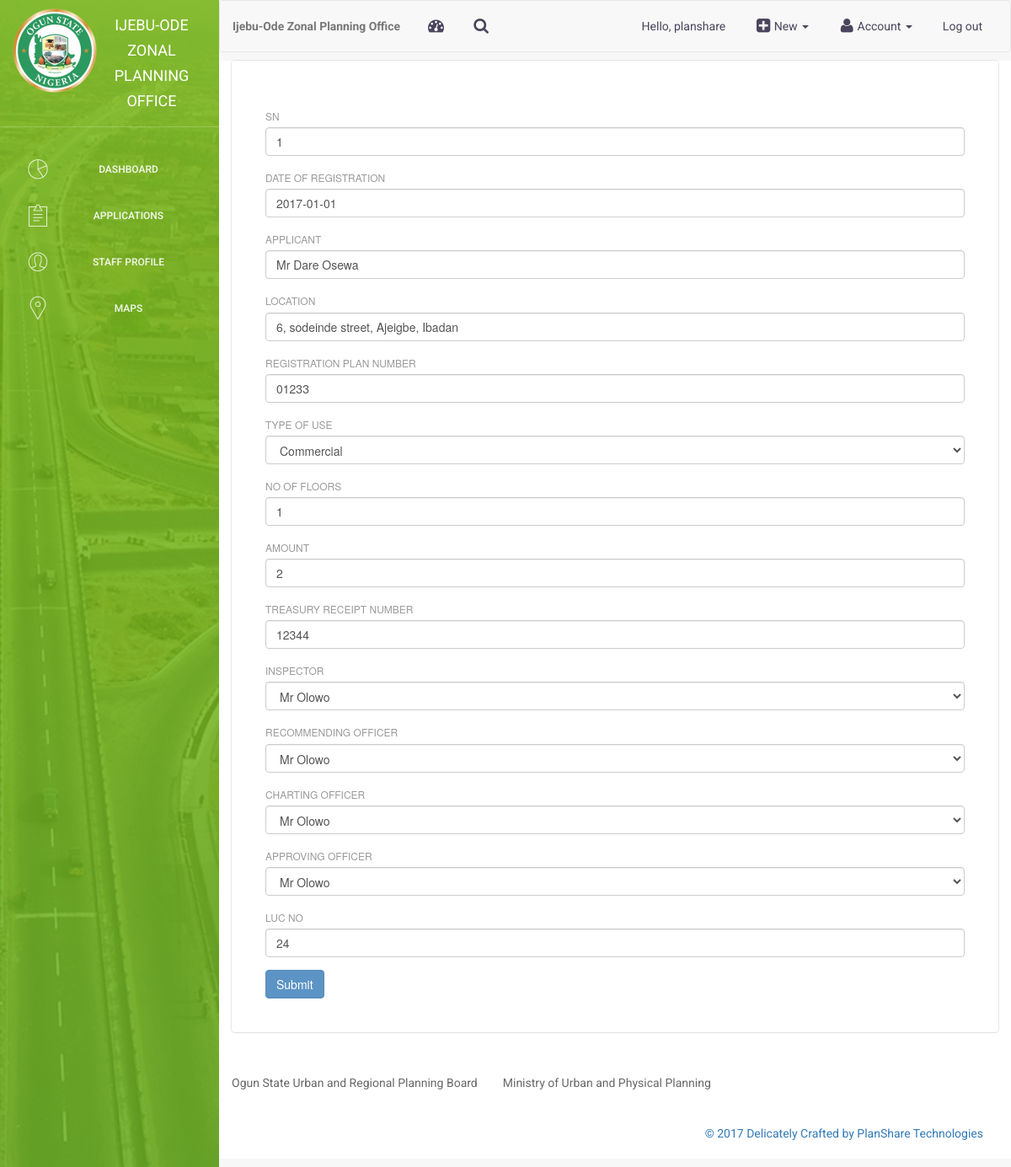
Screenshot of /update/16 (signed in) with the database file from the repository.
### record/models.py (models this page shows)
class application(models.Model):
    sn = models.IntegerField(default=0)
    date_of_registration = models.DateField(default='01/01/2017')
    applicant = models.CharField(max_length=250)
    location = models.CharField(max_length=250)
    registration_plan_number = models.CharField(max_length=20)
    type_of_use = models.CharField(choices=landusechoices, max_length=15)
    no_of_floors = models.IntegerField()
    amount = models.IntegerField()
    treasury_receipt_number = models.CharField(max_length=25)
    inspector = models.ForeignKey('staff', related_name='staff_inspector', on_delete=models.SET_NULL, null=True)
    recommending_officer = models.ForeignKey('staff', related_name='staff_recommending_officer', on_delete=models.SET_NULL, null=True)
    charting_officer = models.ForeignKey('staff', related_name='staff_charting_officer', on_delete=models.SET_NULL, null=True)
    approving_officer = models.ForeignKey('staff', related_name='staff_approving_officer', on_delete=models.SET_NULL, null=True)
    luc_no = models.CharField(max_length=10)

### record/views.py (the view)
# urls.py: url(r'^update/(?P<pk>[0-9]+)$', views.applicationupdate.as_view(), name='updateapplication'),
class applicationupdate(UpdateView):
    model = application
    fields = ['sn', 'date_of_registration', 'applicant', 'location', 'registration_plan_number', 'type_of_use', 'no_of_floors', 'amount', 'treasury_receipt_number', 'inspector', 'recommending_officer', 'charting_officer', 'approving_officer', 'luc_no']
    success_url = '../applications'

### record/models.py (called while the page is built)
    def __str__(self):
        return self.name

### templates/record/application_form.html (shortened to what this page needs)
{% extends 'record/base.html' %}
{% block content %}
{% load bootstrap3 %}
{% bootstrap_css %}
<form class="applicationform" action="" method="post" class="form" enctype="multipart/form-data">
  {% bootstrap_form form %}
  {% buttons %}
    <button type="submit" class="btn btn-primary">
      {% bootstrap_icon "star" %} Submit
    </button>
  {% endbuttons %}
</form>
{% endblock %}

### templates/record/base.html (shortened to what this page needs)
<!doctype html>
<html lang="en">
<head>
    <link href="/static/assets/css/bootstrap.min.css" rel="stylesheet" />
    <link href="/static/assets/css/pie.css" rel="stylesheet" />
    <link href="/static/assets/css/animate.min.css" rel="stylesheet"/>
    <link href="/static/assets/css/light-bootstrap-dashboard.css" rel="stylesheet"/>
    <link href="/static/assets/css/demo.css" rel="stylesheet" />
    <link href="/static/assets/css/font-awesome.min.css" rel="stylesheet"/>
    <link href="/static/assets/css/pe-icon-7-stroke.css" rel="stylesheet" />
    <link rel="stylesheet" href="/static/assets/css/user-profiles-list-small.css">
</head>
<body>
<div class="wrapper">
    <div class="sidebar" data-color="green" data-image="/static/assets/img/oguninfrastructure.jpg">
    	<div class="sidebar-wrapper">
            <div class="logo">
                <img class="logoimage" src="/static/assets/img/ogun%20state%20emblem.png">
                <a href="{% url 'records:index' %}" class="simple-text">
                    Ijebu-Ode Zonal Planning Office
                </a>
            </div>
            <ul class="nav">
                <li>
                    <a href="{% url 'records:index' %}">
                        <i class="pe-7s-graph"></i>
                        <p>Dashboard</p>
                    </a>
                </li>
                <li>
                    <a href="{% url 'records:applications' %}">
                        <i class="pe-7s-note2"></i>
                        <p>Applications</p>
                    </a>
                </li>
                 <li>
                    <a href="{% url 'records:staff_profile' %}">
                        <i class="pe-7s-user"></i>
                        <p>Staff Profile</p>
                    </a>
                </li>
                <li>
                    <a href="{% url 'records:maps' %}">
                        <i class="pe-7s-map-marker"></i>
                        <p>Maps</p>
                    </a>
                </li>
            </ul>
    	</div>
    </div>
    <div class="main-panel">
        <nav class="navbar navbar-default navbar-fixed">
            <div class="container-fluid">
                <div class="navbar-header">
                    <a class="navbar-brand" href="#">Ijebu-Ode Zonal Planning Office</a>
                </div>
                <div class="collapse navbar-collapse">
                    <ul class="nav navbar-nav navbar-left">
                        <li>
                            <a href="{% url 'records:index' %}" class="dropdown-toggle" data-toggle="dropdown">
                                <i class="fa fa-dashboard"></i>
                            </a>
                        </li>
                        <li>
                           <a href="{% url 'records:search' %}">
                                <i class="fa fa-search"></i>
                            </a>
                        </li>
                    </ul>
                    <ul class="nav navbar-nav navbar-right">
                        {%  if user.is_authenticated %}
                         <li>
                            <a>
                                Hello, {{ user }}
                            </a>
                        </li>
                            <li class="dropdown">
                              <a href="#" class="dropdown-toggle" data-toggle="dropdown">
                                  <span class="fa fa-plus-square"></span> New
                                    <b class="caret"></b>
                              </a>
                        </li>
                            <li class="dropdown">
                              <a href="#" class="dropdown-toggle" data-toggle="dropdown">
                                    <span class="fa fa-user"></span> Account
                                    <b class="caret"></b>
                              </a>
                        </li>
                        <li>
                            <a href="{% url 'account_logout' %}">
                                Log out
                            </a>
                        </li>
                        {% endif %}
                    </ul>
                </div>
            </div>
        </nav>
        <div class="content">
            <div class="container-fluid">
                <div class="row">
                    <div class="col-md-12">
                        <div class="card">
                            <div class="header">
                            </div>
                            {% block content %}
                            {% endblock %}
                        </div>
                    </div>
        <footer class="footer">
            <div class="container-fluid">
                <nav class="pull-left">
                    <ul>
                        <li>
                            <a href="http://ogunstate.gov.ng/ogsurpb/">
                                Ogun State Urban and Regional Planning Board
                            </a>
                        </li>
                        <li>
                            <a href="http://ogunstate.gov.ng/mup/">
                                Ministry of Urban and Physical Planning
                            </a>
                        </li>
                    </ul>
                </nav>
                <p class="copyright pull-right">
                    <a class="nohover" href="http://www.plansharetech.com"> &copy; 2017 Delicately Crafted by PlanShare Technologies</a>
                </p>
            </div>
        </footer>
    </div>
</div>
        </div>
    </div>
</div>
</body>
</html>

### rows the page displays
application: sn "1", date_of_registration "2017-01-01", applicant "Mr Dare Osewa", location "6, sodeinde street, Ajeigbe, Ibadan", registration_plan_number "01233", type_of_use "Commercial", no_of_floors "1", amount "2", treasury_receipt_number "12344", inspector "Mr Olowo", recommending_officer "Mr Olowo", charting_officer "Mr Olowo", approving_officer "Mr Olowo", luc_no "24"

### other values shown
{{ user }} "planshare"
